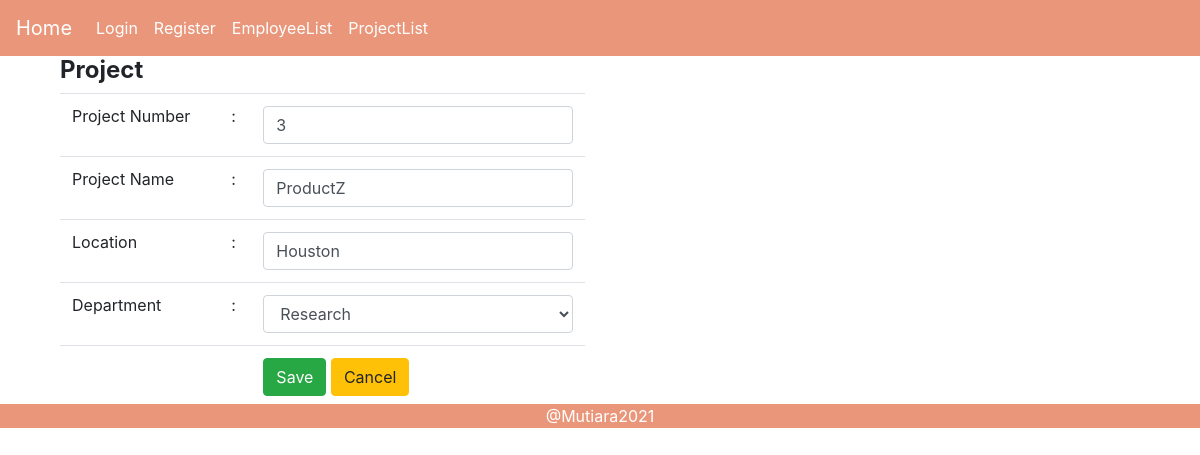
Page /index.php?p=project&pnumber=3 on the committed database.
### tables this page shows
CREATE TABLE `project` (
  `pname` varchar(20) DEFAULT NULL,
  `pnumber` int(2) NOT NULL,
  `plocation` varchar(20) DEFAULT NULL,
  `dnum` int(1) DEFAULT NULL
);

### class/class.Project.php (called while the page is built, shortened)
    <?php
    include 'class.Department.php';
    class Project extends Connection
    {
        private $pnumber='';
        public function __get($atribute) {
            if (property_exists($this, $atribute)) {
                return $this->$atribute;
            }
        }
        function __construct() {
            $this->dept = new Department();
        }
        public function SelectOneProject(){
            $sql = "SELECT * FROM project WHERE pnumber=$this->pnumber";
            $resultOne = mysqli_query($this->connection, $sql) or die(mysqli_error($this->connection));
            if(mysqli_num_rows($resultOne) == 1){
                $data = mysqli_fetch_assoc($resultOne);
                $this->pnumber=$data['pnumber'];
                $this->pname=$data['pname'];
                $this->plocation=$data['plocation'];
            }
        }
}

### inc.koneksi.php (called while the page is built, shortened)
<?php
    class Connection{
        private $host = "localhost";
        private $struser = "root";
        private $strpassword = "";
        private $strdbname = "company";
        function connect(){
            $conn = mysqli_connect($this->host,$this->struser, $this->strpassword);
            mysqli_select_db($conn, $this->strdbname);
            $this->connection = $conn;
        }
    }
?>

### class/class.Department.php (called while the page is built, shortened)
<?php
    class Department extends Connection
    {
        public function __get($atribute) {
            if (property_exists($this, $atribute)) {
                return $this->$atribute;
            }
        }
        public function SelectAllDepartment(){
            $sql = "SELECT d.*, e.ssn,
            concat(e.fname, ' ', e.minit, ' ', e.lname)
            as mgr_name
            FROM department d INNER JOIN employee e
            ON d.mgr_ssn = e.ssn";
            $result = mysqli_query($this->connection, $sql);
            $arrResult = Array();
            $cnt=0;
            if(mysqli_num_rows($result) > 0){
                while ($data = mysqli_fetch_array($result)){
                $objDepartment = new Department();
                $objDepartment->dnumber=$data['dnumber'];
                $objDepartment->dname=$data['dname'];
                $objDepartment->mgr->ssn=$data['ssn'];
                $objDepartment->mgr->fname=$data['mgr_name'];
                $objDepartment->mgr_start_date =
                $data['mgr_start_date'];
                $arrResult[$cnt] = $objDepartment;
                $cnt++;
            }
        }
        return $arrResult;
    }
}

### pages/project.php (the view, shortened to what this page needs)
<?php
    require_once('./class/class.Project.php');
    require_once('./class/class.Department.php');
    $objProject = new Project();
    $objDept = new Department();
    $deptList = $objDept->SelectAllDepartment();
    if(isset($_POST['btnSubmit'])){
        $objProject->pnumber = $_POST['pnumber'];
        $objProject->pname = $_POST['pname'];
        $objProject->plocation = $_POST['plocation'];
        $objProject->dept->dnumber = $_POST['dnum'];
        if(isset($_GET['pnumber'])){
            $objProject->pnumber = $_GET['pnumber'];
            $objProject->UpdateProject();
        }
        else{
            $objProject->AddProject();
        }
        echo "<script> alert('$objProject->message');</script>";
        if($objProject->hasil){
            echo '<script> window.location = "index.php?p=projectlist";</script>';
        }
    }
    else if(isset($_GET['pnumber'])){
        $objProject->pnumber = $_GET['pnumber'];
        $objProject->SelectOneProject();
    }
?>
<div class="container">
    <div class="col-md-6">
        <h4 class="title"><span class="text"><strong>Project</strong></span></h4>
        <form action="" method="post">
            <table class="table" border="0">
            <tr>
            <td>Project Number</td>
            <td>:</td>
            <td><input type="text" class="form-control" name="pnumber" value="<?php echo $objProject->pnumber; ?>">
            </td>
            </tr>
            <tr>
            <td>Project Name</td>
            <td>:</td>
            <td><input type="text" class="form-control" name="pname" value="<?php echo $objProject->pname; ?>">
            </td>
            </tr>
            <tr>
            <td>Location</td>
            <td>:</td>
            <td><input type="text" class="form-control" name="plocation" value="<?php echo $objProject->plocation; ?>">
            </td>
            </tr>
            <tr>
            <td>Department</td>
            <td>:</td>
            <td>
            <select name="dnum" class="form-control">
            <?php
                foreach ($deptList as $dept){
                    if($objProject->dept->dnumber == $dept->dnumber)
                    echo '<option selected="true" value='.$dept->dnumber.'>'.$dept->dname.'</option>';
                else
                echo '<option value='.$dept->dnumber.'>'.$dept->dname.'</option>';
                }
            ?>
            </select>
            </td>
            </tr>
            <tr>
            <td colspan="2"></td>
            <td><input type="submit" class="btn btn-success" value="Save" name="btnSubmit">
            <a href="dashboardadmin.php?p=projectlist" class="btn btn-warning">Cancel</a></td>
            </tr>
            </table>
        </form>
    </div>
</div>

### rows in the picture
project: pnumber "3", pname "ProductZ", plocation "Houston"

### other values in the picture
form field dnum "Research"
